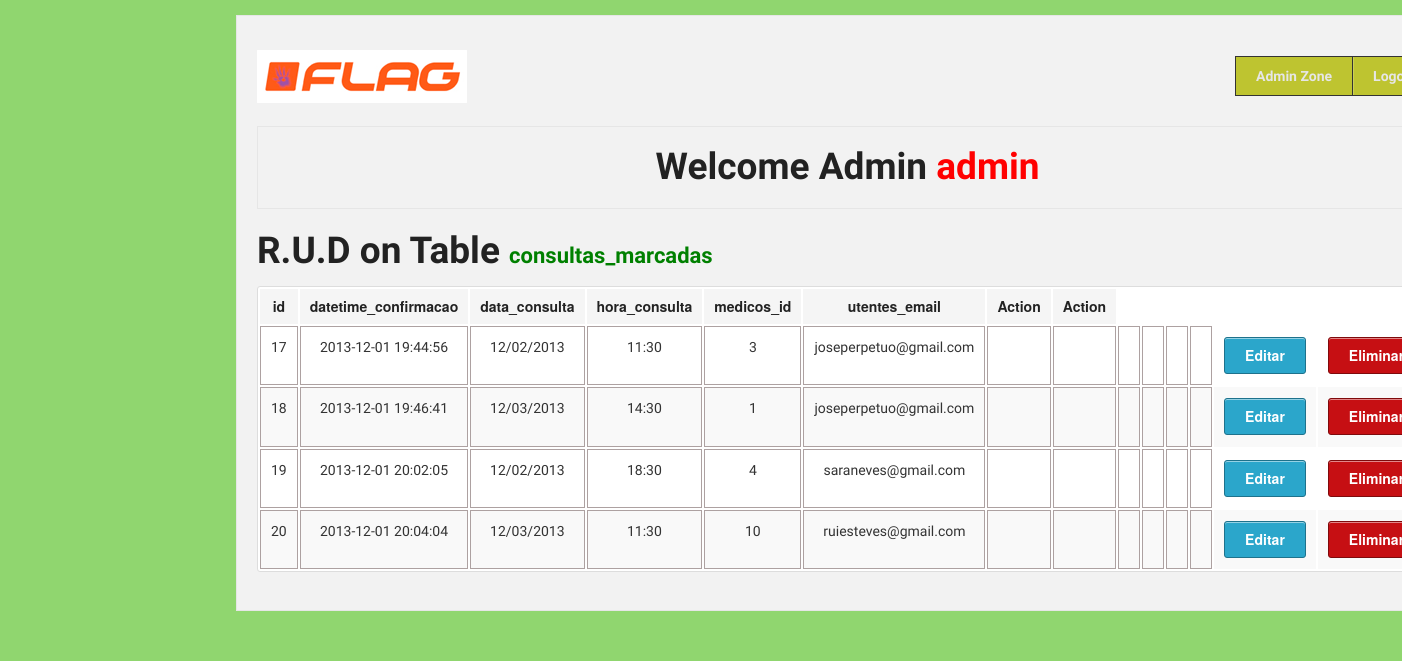
Page /Project_Clinica/admin/rud.php?t=consultas_marcadas (signed in) on the earlier database version.
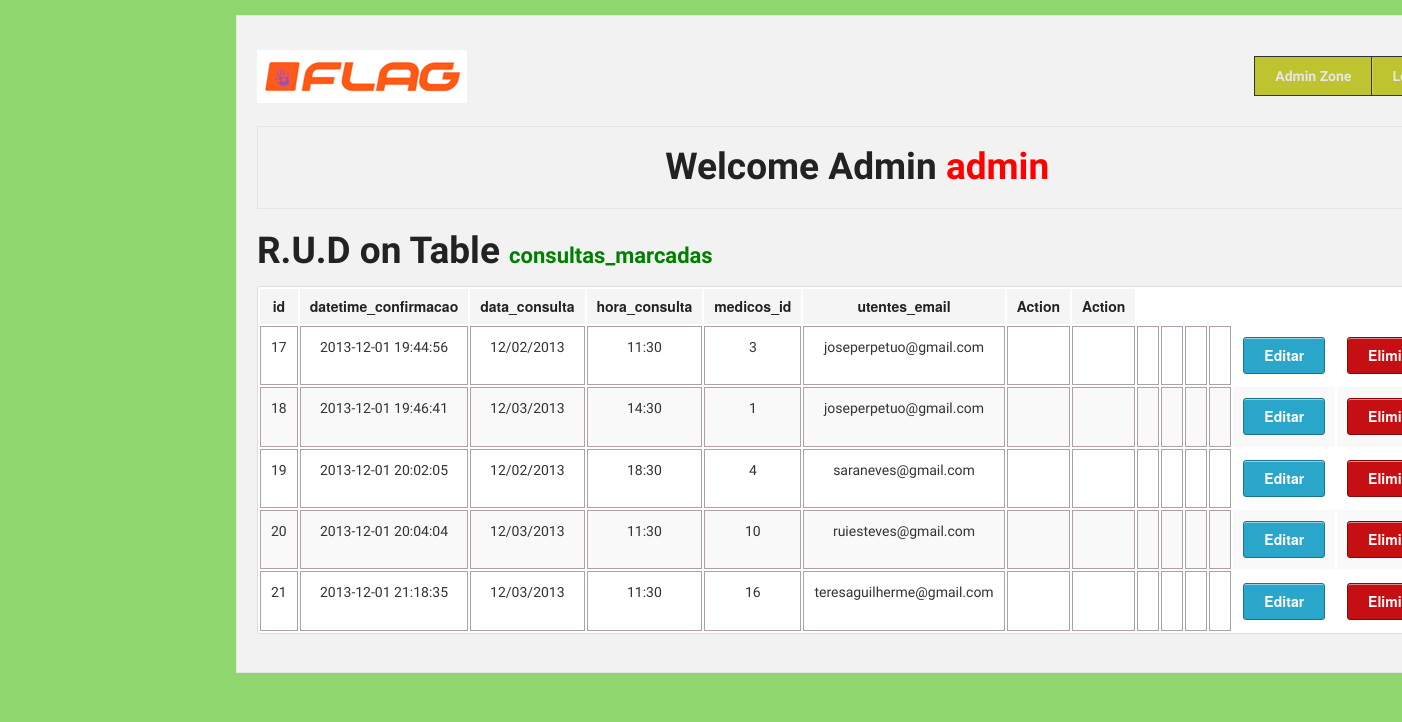
Same page on the later database version.
### tables this page shows
CREATE TABLE `consultas_marcadas` (
  `id` int(11) unsigned NOT NULL AUTO_INCREMENT,
  `datetime_confirmacao` datetime NOT NULL,
  `data_consulta` varchar(10) NOT NULL,
  `hora_consulta` varchar(10) NOT NULL,
  `medicos_id` int(10) unsigned NOT NULL,
  `utentes_email` varchar(255) NOT NULL,
  PRIMARY KEY (`id`),
  KEY `fk_consultas_com_marcacao_confirmada_a_realizar_medicos1_idx` (`medicos_id`),
  KEY `fk_consultas_com_marcacao_confirmada_a_realizar_utentes1_idx` (`utentes_email`),
  CONSTRAINT `fk_consultas_com_marcacao_confirmada_a_realizar_medicos1` FOREIGN KEY (`medicos_id`) REFERENCES `medicos` (`id`) ON DELETE CASCADE ON UPDATE CASCADE,
  CONSTRAINT `fk_consultas_com_marcacao_confirmada_a_realizar_utentes1` FOREIGN KEY (`utentes_email`) REFERENCES `utentes` (`email`) ON DELETE CASCADE ON UPDATE CASCADE
);

### Project_Clinica/admin/rud.php (the view, shortened to what this page needs)
<?php require '../MODEL/databaseConnection.php'; ?>
<!DOCTYPE html>
 <html class="no-js" lang="en">
<head>
  <link rel="stylesheet" href="../stylesheets/foundation.css">
  <link rel="stylesheet" href="../stylesheets/app.css">
</head>
<body>
  <div class="row">
    <div style="width:auto;" class="twelve columns">
      <div class="panel">
      <div class="row">
        <div class="three columns">
          <h1><a href="index.php"><img src="../images/banners_logos/logo.png" /></a></h1>
        </div>
        <div style="text-align: center;" class="nine columns">
          <ul class="nav-bar right">
           <li style="background-color: rgb(190, 196, 48);"><a style="font-weight: bold;" href="index.php">Admin Zone</a></li>
            <li style="background-color: rgb(190, 196, 48);"><a style="font-weight: bold;" href="logout.php">Logout</a></li>
          </ul>
        </div>
       </div>
       <div class="row">
        <div class="twelve columns">
          <div class="panel">
            <h2 style="text-align: center;">Welcome Admin <span style="color:red;"><?php echo $_SESSION['username']; ?></span></h2>
          </div>
            <h2 style="text-align: left;">R.U.D on Table <span style="font-size: 22px; color:green;"><?php echo $_GET['t']; ?></span></span></h2>
        </div>
      </div>
      <div class="row">
        <div style="text-align: center;" class="twelve columns">
                      <table class="twelve">
                                  <thead>
                                    <tr>
                <?php $sql = "describe " . $_GET['t'] ; ?>
                        <?php if ($result_set = $connection->query($sql)): ?>
                                <?php foreach ($result_set as $coluna): ?>
                                      <th style="text-align: center;"><?php echo $coluna[0]; ?></th>
                               <?php endforeach ?>
                       <?php endif ?>
                                    <th style="text-align: center;">Action</th>
                                    <th style="text-align: center;">Action</th>
                                    </tr>
                                  </thead>
                                          <tbody>
                      <?php
                          $count_fields = "SELECT COUNT(*)
                                            FROM INFORMATION_SCHEMA.COLUMNS
                                            WHERE TABLE_NAME = '" . $_GET['t']. "'";
                           $numero_de_campos = $connection->query($count_fields)->fetch();
                          $sql = 'SELECT * FROM ' . $_GET['t'];
                      ?>
                                    <?php if ($result_set = $connection->query($sql)): ?>
                                           <?php foreach ($result_set as $coluna): ?>
                                                  <tr>
                                                     <?php for ($celula=0; $celula < $numero_de_campos[0] ; $celula++): ?>
                                                            <td style="text-align: center; vertical-align: middle; border:1px solid #ADA1A1;"><p style="font-size:14px;"><?php echo $coluna[$celula]; ?></p></td>
                                                      <?php endfor; ?>
                                                    <td style="text-align: center; vertical-align: middle;">
                                                        <a class=" radius button" href="update.php?t=<?php echo $_GET['t']; ?>&pk=<?php echo $coluna[0]; ?>">Editar</a>
                                                     </td>
                                                      <td style="text-align: center; vertical-align: middle;">
                                                        <a class="alert radius button" href="delete.php?t=<?php echo $_GET['t']; ?>&pk=<?php echo $coluna[0]; ?>">Eliminar</a>
                                                      </td>
                                                  </tr>
                                           <?php endforeach ?>
                                    <?php endif ?>
                                          </tbody>
                          </table>
          </div>
        </div>
      </div>
    </div>
</div>
</body>
</html>

### Project_Clinica/stylesheets/app.css (style rules this page uses)
body { background: #90D66F; margin-top: 15px; }
p,h1,h2,h3,h4,h5,h6,li { font-family: 'Strait', sans-serif; }
p { font-size: 20px; }

Differences in the rows shown:
added consultas_marcadas: id "21", datetime_confirmacao "2013-12-01 21:18:35", data_consulta "12/03/2013", hora_consulta "11:30", medicos "16", utentes_email "teresaguilherme@gmail.com"
